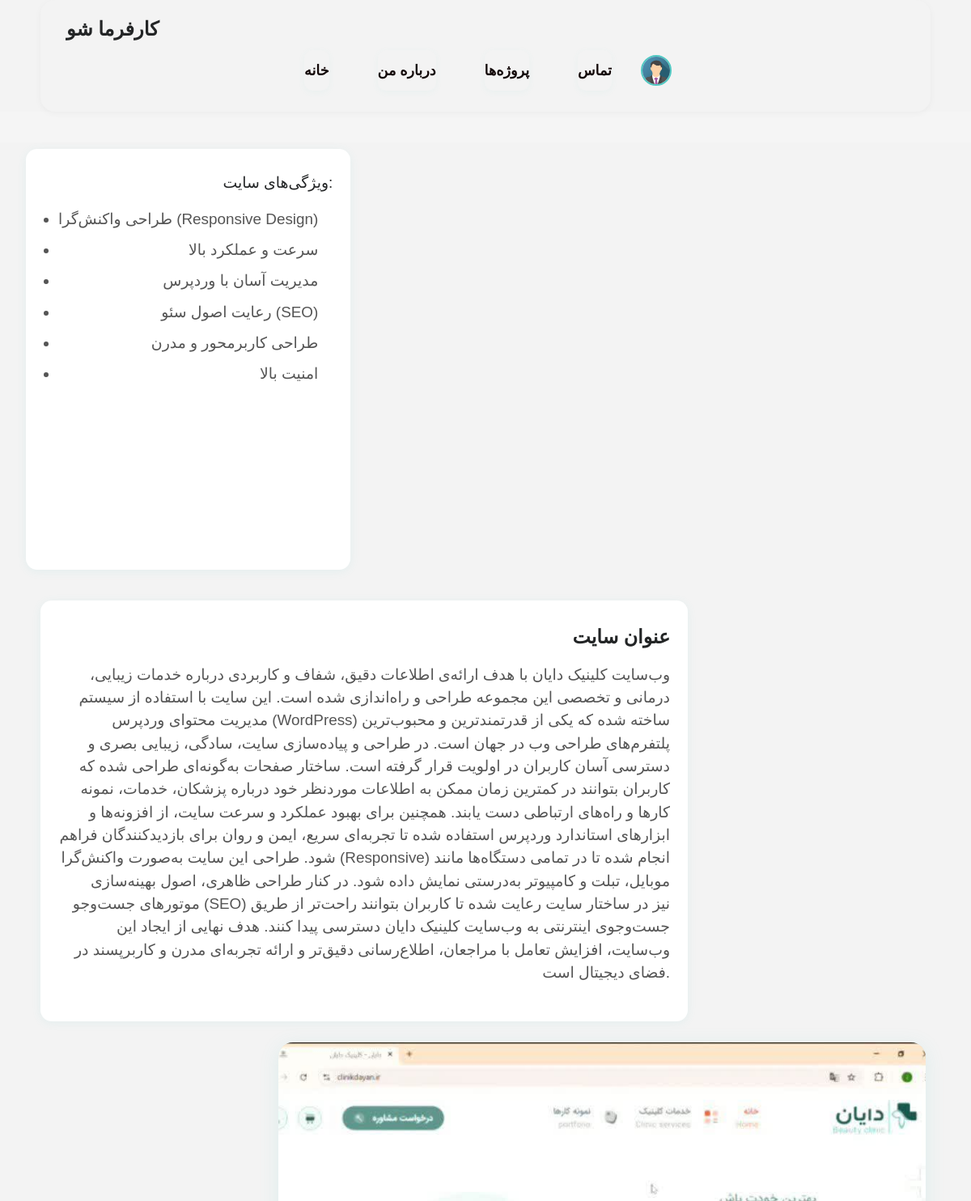
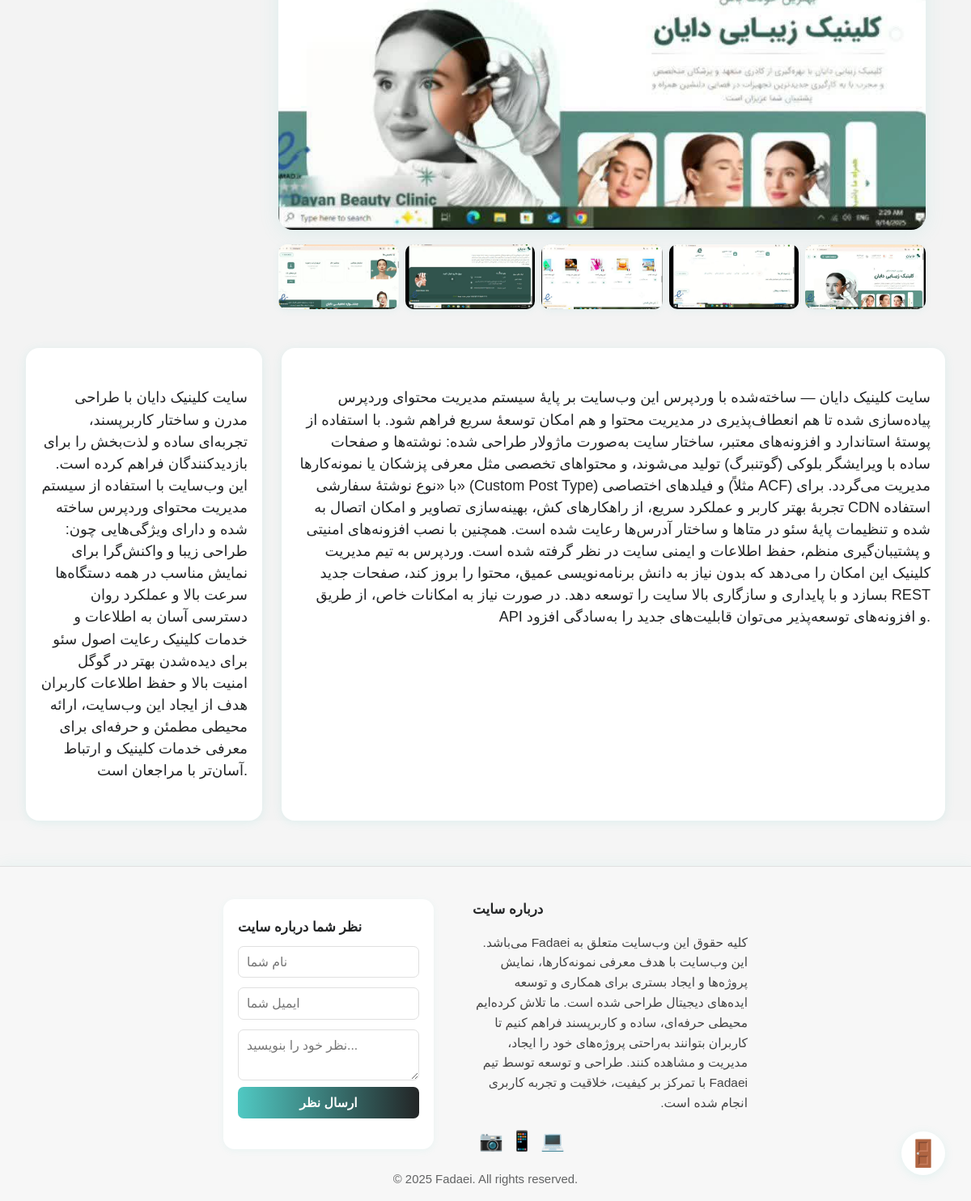
Screenshot of /details_project/1 with the database file from the repository (2 pictures, top to bottom).
### main/models.py (models this page shows, shortened)
class project_details(models.Model):
    for_project = models.ForeignKey(project_sample, on_delete=models.CASCADE)
    title = models.CharField()

class project_sample(models.Model):
    image_main = models.ImageField(upload_to='img')
    image_1 = models.ImageField(upload_to='img')
    image_2 = models.ImageField(upload_to='img')
    image_3 = models.ImageField(upload_to='img')
    image_4 = models.ImageField(upload_to='img')
    image_5 = models.ImageField(upload_to='img')
    created_by = models.CharField()
    title_main_1 = models.CharField()
    title_main_2 = models.CharField()
    title_1 = models.CharField()
    title_2 = models.CharField()
    title_3 = models.CharField()
    link_to = models.CharField()

### main/views.py (the view)
# urls.py: path('details_project/<int:pk>', details_project, name='details_project'),
def details_project(request, pk):
    if request.user.is_authenticated:
        prof = profile_user.objects.get(user_id=request.user.id)
    else:
        prof = None
    projects = project_sample.objects.get(id=pk)
    projects_details =project_details.objects.filter(for_project_id=pk)
    context = {'projects':projects, 'projects_details':projects_details, 'prof':prof}
    return render(request, 'details.project.html', context=context)

### templates/details.project.html (shortened to what this page needs)
{% extends 'master.html' %}
{% load static %}
{% block content %}
<head>
      <link href="https://cdn.fontcdn.ir/Font/Persian/Vazir/Vazir.css" rel="stylesheet">
    <link rel="stylesheet" href="{% static 'assets/style.css' %}">
</head>
<body>
    <div class="main-bg">
        <div class="project-details-row">
  <div class="site-features-box">
    ویژگی‌های سایت:
    <ul>
        {% for projects_detail in projects_details %}
        	      <li>{{ projects_detail.title }}</li>
        {% endfor %}
    </ul>
  </div>
  <div class="site-title-box">
    <div class="site-title">عنوان سایت</div>
    <div class="site-desc">{{ projects.title_1 }}</div>
  </div>
  <div class="project-images">
    <img src="{{ projects.image_main.url }}" alt="عکس اصلی پروژه" class="project-main-img project-img-clickable">
    <div class="project-thumbs">
      <img src="{{ projects.image_1.url }}" alt="تصویر ۱" class="project-thumb-img project-img-clickable">
      <img src="{{ projects.image_2.url }}" alt="تصویر ۲" class="project-thumb-img project-img-clickable">
      <img src="{{ projects.image_3.url }}" alt="تصویر ۳" class="project-thumb-img project-img-clickable">
      <img src="{{ projects.image_4.url }}" alt="تصویر ۴" class="project-thumb-img project-img-clickable">
      <img src="{{ projects.image_5.url }}" alt="تصویر ۵" class="project-thumb-img project-img-clickable">
    </div>
  </div>
</div>
<div class="rect-row" style="display:flex; gap:24px; width:100%; margin:32px 0 0 0; margin-bottom:56px;">
  <div class="rect-box rect-box-fill" style="background:#fff; border-radius:16px; box-shadow:0 2px 12px rgba(80,201,195,0.13); padding:48px 18px; min-height:180px; flex:1; display:flex; align-items:flex-start; justify-content:center;">
    <div style="font-size:1.13em; color:#232526; font-weight:500;  text-align:right; width:100%;">
{{ projects.title_2 }}
    </div>
  </div>
  <div class="rect-box rect-box-img" style="background:#fff; border-radius:16px; box-shadow:0 2px 12px rgba(80,201,195,0.13); padding:48px 18px; min-width:820px; max-width:820px; min-height:180px; flex-shrink:0; display:flex; align-items:flex-start; justify-content:center;">
    <div style="font-size:1.13em; color:#232526; font-weight:500; text-align:right; width:100%;">
      {{ projects.title_3 }}
    </div>
  </div>
</div>
    </div>
</body>
{% endblock content %}

### templates/master.html
{% load static %}
<html lang="en">
{% include '_partials/-head.html' %}
<body>
{% include '_partials/-nav_bar.html' %}
        {% block content %}
{% endblock %}
{% include '_partials/-footer.html' %}
</body>
</html>

### templates/_partials/-head.html (shortened to what this page needs)
{% load static %}
<head>
    <link rel="stylesheet" href="{% static 'assets1/css/bootstrap.css' %}">
    <link href="https://cdn.fontcdn.ir/Font/Persian/Vazir/Vazir.css" rel="stylesheet">
    <link rel="stylesheet" href="{% static 'assets/style.css' %}">
</head>

### templates/_partials/-nav_bar.html (shortened to what this page needs)
    {% load static %}
<div class="main-bg">
        <nav class="navbar">
            <div class="navbar-left">کارفرما شو</div>
            <div class="navbar-right">
            {% if request.user.is_authenticated %}
                <a href="{% url 'index' %}">خانه</a>
                <a href="{% url 'about' %}">درباره من</a>
                <a href="{% url 'all_projects' %}">پروژه‌ها</a>
                <a href="{% url 'contact' %}">تماس</a>
                <div class="navbar-profile-container">
                    <div class="navbar-profile-btn" style="display: flex; flex-direction: column; align-items: center;">
                         {% if request.user.is_authenticated %}
                             <img src="{{ prof.img.url }}" alt="پروفایل" style="width:38px; height:38px; border-radius:50%; border:2px solid #50c9c3; cursor:pointer;">
                             {% else %}
                             <img src='{% static 'assets/img/img_avatar.png' %}' alt="پروفایل" style="width:38px; height:38px; border-radius:50%; border:2px solid #50c9c3; cursor:pointer;">
                         {% endif %}
                    <div class="user-profile-name">{% if request.user.is_authenticated %}
                        {{ user.username }}
                    	{% else %}
                        نام کاربر
                    {% endif %} </div>
                    </div>
                    <div class="navbar-profile-menu">
                        <a href="{% url 'profile' %}">مشاهده پروفایل</a>
                        <a href="{% url 'create_project' %}">ایجاد پروژه</a>
                <a href="{% url 'change_password' %}">تغییر گذرواژه</a>
                {% else %}
                            <a href="{% url 'index' %}">خانه</a>
                <a href="{% url 'about' %}">درباره من</a>
                <a href="{% url 'all_projects' %}">پروژه‌ها</a>
                <a href="{% url 'contact' %}">تماس</a>
                <div class="navbar-profile-container">
                    <div class="navbar-profile-btn">
                        <img src="{% static 'assets/img/img_avatar.png' %}" alt="پروفایل" style="width:38px; height:38px; border-radius:50%; border:2px solid #50c9c3; cursor:pointer;">
                    </div>
                    {% endif %}
                </div>
            </div>
        </nav>
</div>

### templates/_partials/-footer.html (shortened to what this page needs)
<a id="fixed-exit-btn" href="{% url 'logout' %}" style="position:fixed; bottom:32px; right:32px; width:54px; height:54px; background:#fff; border-radius:50%; box-shadow:0 2px 12px rgba(80,201,195,0.13); display:flex; align-items:center; justify-content:center; z-index:9999; cursor:pointer; transition:box-shadow 0.2s; text-decoration:none;">
          <span style="font-size:2em; color:#e74c3c;">&#128682;</span>
        </a>
    <footer class="site-footer">
      <div class="footer-content">
        <div class="footer-feedback-box">
          <div class="footer-feedback-title">نظر شما درباره سایت</div>
          <form class="footer-feedback-form" action="{% url 'contact_site' %}" method="post">
            <input name="name" type="text" class="footer-feedback-input" placeholder="نام شما">
            <input name="email" type="email" class="footer-feedback-input" placeholder="ایمیل شما">
            <textarea name="contact" class="footer-feedback-textarea" placeholder="نظر خود را بنویسید..."></textarea>
            <button type="submit" class="footer-feedback-btn">ارسال نظر</button>
          </form>
        </div>
        <div class="footer-info">
          <div class="footer-info-title">درباره سایت</div>
          <div class="footer-info-desc">کلیه حقوق این وب‌سایت متعلق به Fadaei می‌باشد.
این وب‌سایت با هدف معرفی نمونه‌کارها، نمایش پروژه‌ها و ایجاد بستری برای همکاری و توسعه ایده‌های دیجیتال طراحی شده است. ما تلاش کرده‌ایم محیطی حرفه‌ای، ساده و کاربرپسند فراهم کنیم تا کاربران بتوانند به‌راحتی پروژه‌های خود را ایجاد، مدیریت و مشاهده کنند.
طراحی و توسعه توسط تیم Fadaei با تمرکز بر کیفیت، خلاقیت و تجربه کاربری انجام شده است.
</div>
          <div class="footer-social">
            <a href="#" title="اینستاگرام"><span style="font-size:1.5em; color:#e1306c; margin-left:8px;">&#128247;</span></a>
            <a href="#" title="تلگرام"><span style="font-size:1.5em; color:#0088cc; margin-left:8px;">&#128241;</span></a>
            <a href="#" title="گیت‌هاب"><span style="font-size:1.5em; color:#232526; margin-left:8px;">&#128187;</span></a>
          </div>
        </div>
      </div>
      <div class="footer-copyright">© 2025 Fadaei. All rights reserved.</div>
    </footer>

### PORTFOLIO1/static/assets/style.css (style rules this page uses)
.navbar { animation: navbarFadeIn 0.7s cubic-bezier(.5,1.8,.5,1); }
body, .main-bg { background: #f3f3f3; margin: 0; font-family: 'Vazir', Tahoma, Arial, sans-serif; }
.navbar { max-width: 1100px; margin: 0 auto; background: #f3f3f3; display: flex; justify-content: space-between; align-items: center; padding: 18px 32px; box-shadow: 0 2px 8px rgba(0,0,0,0.04); border-radius: 18px; }
.navbar-left { font-size: 1.5rem; font-weight: bold; color: #232526; }
.navbar-right { display: flex; gap: 20px; }
.navbar-right a { color: #232526; background: #f3f3f3; margin: 8px 16px; border-radius: 10px; font-size: 1.1rem; font-weight: 500; padding: 12px 0; box-shadow: 0 2px 8px rgba(80,201,195,0.06); transition: background 0.2s, color 0.2s; text-align: center; }
.navbar-right a { color: #232526; text-decoration: none; font-weight: 500; font-size: 1.1rem; padding: 12px 0; border-radius: 10px; background: #f3f3f3; margin: 8px 16px; box-shadow: 0 2px 8px rgba(80,201,195,0.06); transition: background 0.2s, color 0.2s; text-align: center; }
body { background: #f5f5f5; margin: 0; font-family: 'Vazir', Tahoma, Arial, sans-serif; @import url('fonts/vazir-font.css'); }
.navbar { background: #f3f3f3; }
.navbar a { color: #130808; text-decoration: none; margin-left: 24px; font-weight: bold; transition: color 0.2s; }
.site-footer { width: 100%; background: #f7f7f7; color: #232526; padding: 40px 0 16px 0; font-family: 'Vazir',Tahoma,sans-serif; box-shadow: 0 -2px 16px rgba(80,201,195,0.08); border-top: 1px solid #e0e0e0; }
.footer-content { display: flex; flex-wrap: wrap; flex-direction: row; justify-content: center; align-items: flex-start; gap: 48px; max-width: 1100px; margin: 0 auto 18px auto; }
.footer-feedback-box { background: #fff; color: #232526; border-radius: 14px; box-shadow: 0 2px 8px rgba(80,201,195,0.08); padding: 22px 18px; min-width: 260px; max-width: 340px; display: flex; flex-direction: column; align-items: flex-start; }
.footer-feedback-title { font-size: 1.05rem; font-weight: bold; margin-bottom: 10px; }
.footer-feedback-form { width: 100%; display: flex; flex-direction: column; gap: 8px; }
.footer-feedback-input { padding: 7px 10px; border-radius: 7px; border: 1px solid #e0e0e0; font-size: 0.98rem; margin-bottom: 4px; }
.footer-feedback-textarea { padding: 7px 10px; border-radius: 7px; border: 1px solid #e0e0e0; font-size: 0.98rem; min-height: 48px; resize: vertical; }
.footer-feedback-btn { background: linear-gradient(90deg,#50c9c3 0%,#232526 100%); color: #fff; border: none; border-radius: 7px; padding: 8px 0; font-size: 0.98rem; font-weight: bold; cursor: pointer; transition: background 0.2s; }
.footer-info { min-width: 260px; max-width: 340px; display: flex; flex-direction: column; align-items: flex-start; gap: 10px; }
.footer-info-title { font-size: 1.05rem; font-weight: bold; margin-bottom: 6px; }
.footer-info-desc { font-size: 0.97rem; color: #444; margin-bottom: 6px; line-height: 1.6; }
.footer-social { display: flex; flex-direction: row; gap: 0; }
.footer-social a { text-decoration: none; transition: transform 0.2s; }
.footer-copyright { text-align: center; font-size: 0.93rem; color: #232526; margin-top: 12px; opacity: 0.7; }
.site-footer { animation: footerFadeIn 1s cubic-bezier(.5,1.8,.5,1); }
.navbar-right { display: flex; align-items: center; justify-content: center; width: 100%; }
.navbar-profile-container { position: relative; display: inline-block; margin-right: 18px; }
.navbar-profile-btn { display: flex; align-items: center; justify-content: center; }
.navbar-profile-btn img { transition: transform 0.25s cubic-bezier(.68,-0.55,.27,1.55), box-shadow 0.25s; }

### templates/_partials/-footer.html (style rules this page uses)
.text-box, #desc-box, #team-how-box, .why-site-desc, .skills-title, .footer-info-title, .footer-info-desc, .footer-feedback-title { text-align: right !important; direction: rtl !important; }

### rows the page displays
project_details: title "طراحی واکنش‌گرا (Responsive Design)"
project_details: title "سرعت و عملکرد بالا"
project_details: title "مدیریت آسان با وردپرس"
project_details: title "رعایت اصول سئو (SEO)"
project_details: title "طراحی کاربرمحور و مدرن"
project_details: title "امنیت بالا"
project_sample: title_1 "وب‌سایت کلینیک دایان با هدف ارائه‌ی اطلاعات دقیق، شفاف و کاربردی درباره خدمات زیبایی، درمانی و تخصصی این مجموعه طراحی و راه‌اندازی شده است. این سایت با استفاده از سیستم مدیریت محتوای وردپرس (WordPress) ساخته شده که یکی از قدرتمندترین و محبوب‌ترین پلتفرم‌های طراحی وب در جهان است. در طراحی و پیاده‌سازی سایت، سادگی، زیبایی بصری و دسترسی آسان کاربران در اولویت قرار گرفته است. ساختار صفحات به‌گونه‌ای طراحی شده که کاربران بتوانند در کمترین زمان ممکن به اطلاعات موردنظر خود درباره پزشکان، خدمات، نمونه کارها و راه‌های ارتباطی دست یابند. همچنین برای بهبود عملکرد و سرعت سایت، از افزونه‌ها و ابزارهای استاندارد وردپرس استفاده شده تا تجربه‌ای سریع، ایمن و روان برای بازدیدکنندگان فراهم شود. طراحی این سایت…", image_main (picture), image_1 (picture), image_2 (picture), image_3 (picture), image_4 (picture), image_5 (picture), title_2 "سایت کلینیک دایان با طراحی مدرن و ساختار کاربرپسند، تجربه‌ای ساده و لذت‌بخش را برای بازدیدکنندگان فراهم کرده است. این وب‌سایت با استفاده از سیستم مدیریت محتوای وردپرس ساخته شده و دارای ویژگی‌هایی چون: طراحی زیبا و واکنش‌گرا برای نمایش مناسب در همه دستگاه‌ها سرعت بالا و عملکرد روان دسترسی آسان به اطلاعات و خدمات کلینیک رعایت اصول سئو برای دیده‌شدن بهتر در گوگل امنیت بالا و حفظ اطلاعات کاربران هدف از ایجاد این وب‌سایت، ارائه محیطی مطمئن و حرفه‌ای برای معرفی خدمات کلینیک و ارتباط آسان‌تر با مراجعان است.", title_3 "سایت کلینیک دایان — ساخته‌شده با وردپرس این وب‌سایت بر پایهٔ سیستم مدیریت محتوای وردپرس پیاده‌سازی شده تا هم انعطاف‌پذیری در مدیریت محتوا و هم امکان توسعهٔ سریع فراهم شود. با استفاده از پوستهٔ استاندارد و افزونه‌های معتبر، ساختار سایت به‌صورت ماژولار طراحی شده: نوشته‌ها و صفحات ساده با ویرایشگر بلوکی (گوتنبرگ) تولید می‌شوند، و محتواهای تخصصی مثل معرفی پزشکان یا نمونه‌کارها با «نوع نوشتهٔ سفارشی» (Custom Post Type) و فیلدهای اختصاصی (مثلاً ACF) مدیریت می‌گردد. برای تجربهٔ بهتر کاربر و عملکرد سریع، از راهکارهای کش، بهینه‌سازی تصاویر و امکان اتصال به CDN استفاده شده و تنظیمات پایهٔ سئو در متاها و ساختار آدرس‌ها رعایت شده است. همچنین با نصب افزونه‌های امنیتی و پشتیبان‌گیری منظم، حفظ اطلاعات و…"
